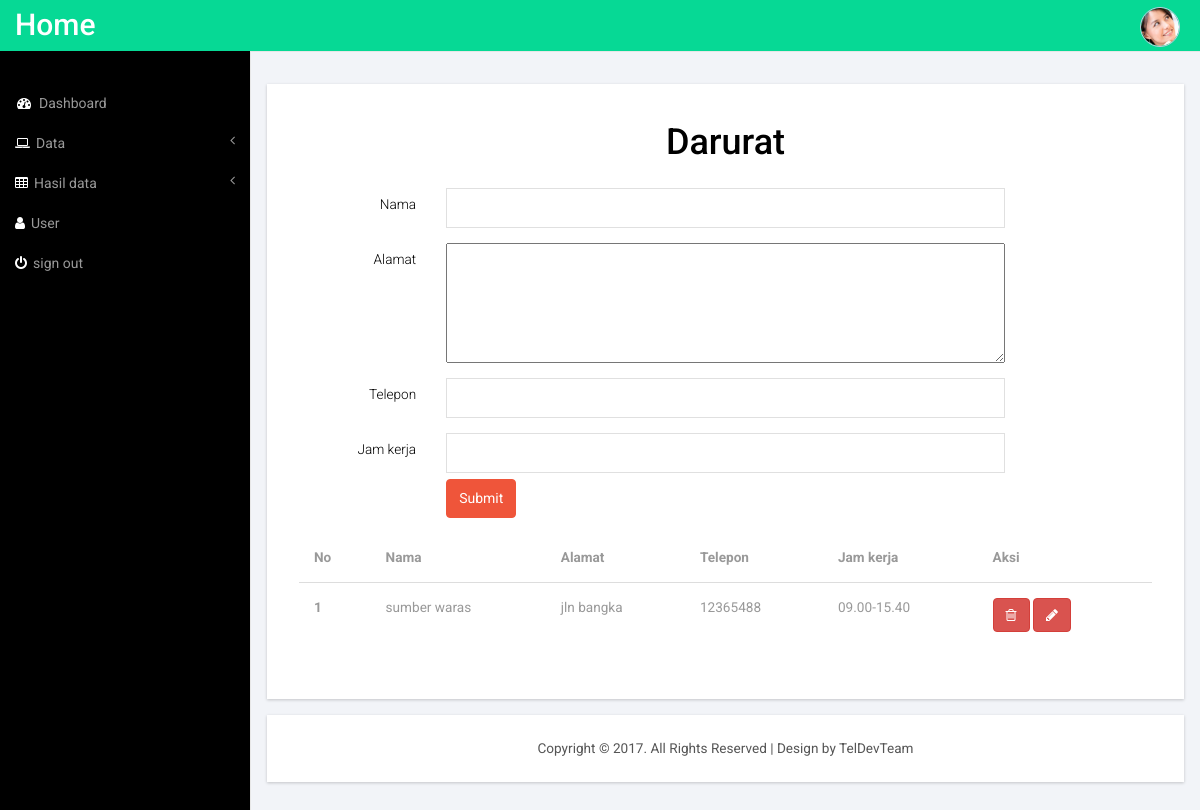
/index.php/admin/darurat, run on the app's committed database.
### tables this page shows
CREATE TABLE `darurat` (
  `id_dar` int(5) NOT NULL,
  `nm_dar` varchar(30) NOT NULL,
  `almt_dar` varchar(30) NOT NULL,
  `telp_dar` varchar(20) NOT NULL,
  `jam_kerja` varchar(20) NOT NULL
);

### application/controllers/Admin.php (called while the page is built, shortened)
<?php
class Admin extends CI_Controller{
	function __construct(){
		$this->load->model('doktermodel');
		$this->load->model('daruratmodel');
		$this->load->model('obatmodel');
		$this->load->model('tipsmodel');
		$this->load->model('quotemodel');
		$this->load->model('akunmodel');
		$this->load->helper('url');
	}
	function darurat(){
		$data['darurat'] = $this->daruratmodel->tampil_data()->result();
		$this->load->view('headeradmin.php');
		$this->load->view('darurat.php' , $data);
		$this->load->view('footeradmin.php');
	}
}
?>

### index.php (called while the page is built, shortened)
<?php
require_once BASEPATH.'core/CodeIgniter.php';

### application/models/daruratmodel.php (called while the page is built, shortened)
<?php
class daruratmodel extends CI_Model{
	function tampil_data(){
return $this->db->get('darurat');
}
}
?>

### application/views/darurat.php (the view, shortened to what this page needs)
<div id="page-wrapper">
        <div class="graphs">
	   <div class="content_bottom">
     <div class="col-md-12 span_3">
          <div class="bs-example1" data-example-id="contextual-table">
            <form class="form-horizontal" action="<?php echo base_url(). 'Admin/tambah_aksidarurat'; ?>" method="post">
              <div class="form-group">
                  <label for="focusedinput" class="col-sm-12 control-label"><center><h1>Darurat</h1></center></label>
                </div>
                <div class="form-group">
                  <label for="focusedinput" class="col-sm-2 control-label">Nama</label>
                  <div class="col-sm-8">
                    <input type="text" class="form-control1" name="nm_dar">
                  </div>
                </div>
                <div class="form-group">
                  <label for="focusedinput" class="col-sm-2 control-label">Alamat</label>
                  <div class="col-sm-8">
                    <textarea name="almt_dar" class="col-sm-12" cols="40" rows="5"></textarea>
                  </div>
                </div>
                <div class="form-group">
                  <label for="focusedinput" class="col-sm-2 control-label">Telepon</label>
                  <div class="col-sm-8">
                    <input type="text" class="form-control1" name="telp_dar">
                  </div>
                </div>
                <div class="form-group">
                      <label for="focusedinput" class="col-sm-2 control-label">Jam kerja</label>
                  <div class="col-sm-8">
                    <input type="text" class="form-control1" name="jam_kerja">
                  </div>
                  <br/>
                  <br/>
      <form>
      <div style="text-align: left;">
      <div class="col-sm-8 col-sm-offset-2">
        <button class="btn-success btn" value="tambahdarurat">Submit</button>
      </div>
   </div>
    </form></div>
              </form>
            <table class="table">
              <thead>
                <tr>
                  <th>No</th>
                  <th>Nama</th>
                  <th>Alamat</th>
                  <th>Telepon</th>
                  <th>Jam kerja</th>
                  <th>Aksi</th>
                </tr>
              </thead>
              <tbody>
                <?php
                $no = 1;
                foreach ($darurat as $u){
                  ?>
                <tr>
                  <th scope="row"><?php echo $no++ ?></th>
                  <td><?php echo $u->nm_dar ?></td>
                  <td><?php echo $u->almt_dar ?></td>
                  <td><?php echo $u->telp_dar ?></td>
                  <td><?php echo $u->jam_kerja ?></td>
                 <td><?php echo anchor('Admin/hapus_darurat/'.$u->id_dar,'<button type="button" class="btn btn-danger"><i class="fa fa-trash-o"></i></button>'); ?>&nbsp;<?php echo anchor('Admin/edit_darurat/'.$u->id_dar,'<button type="button" class="btn btn-danger"><i class="fa fa-pencil"></i></button>'); ?>
  &nbsp;</td>
                </tr>
                <?php } ?>
              </tbody>
            </table>
           </div>
       </div>
        </div>

### gudang/admin/css/style.css (style rules this page uses)
h4, h5, h6, h1, h2, h3 { margin-top: 0; }
html, body { font-family: 'Roboto', sans-serif; font-size: 100%; background:#000; overflow-x: hidden; }
body a { transition:0.5s all; -webkit-transition:0.5s all; -moz-transition:0.5s all; -o-transition:0.5s all; -ms-transition:0.5s all; }
.span_3 { padding:0; }
.content_bottom { margin-bottom:1em; }
.map_container, #chart, .span_6, .col_2, .weather_list, .cal1, .skills-info, .stats-info, .r3_counter_box, .activity_box, .bs-example1, .cloud, .copy { -ms-box-shadow: 0 1px 3px 0px rgba(0, 0, 0, 0.2); -o-box-shadow: 0 1px 3px 0px rgba(0, 0, 0, 0.2); -moz-box-shadow: 0 1px 3px 0px rgba(0, 0, 0, 0.2); -webkit-box-shadow: 0 1px 3px 0px rgba(0, 0, 0, 0.2); box-shadow: 0 1px 3px 0px rgba(0, 0, 0, 0.2); }
.graphs { padding: 2em 1em; background: #f2f4f8; font-family: 'Roboto', sans-serif; }
.form-control1, .form-control_2.input-sm { border: 1px solid #e0e0e0; padding: 5px 8px; color: #616161; background: #fff; box-shadow: none !important; width: 100%; font-size: 0.85em; font-weight: 300; height: 40px; border-radius: 0; -webkit-appearance: none; }
.table > thead > tr > th, .table > tbody > tr > th, .table > tfoot > tr > th, .table > thead > tr > td, .table > tbody > tr > td, .table > tfoot > tr > td { border-top: none !important; }
.form-horizontal .control-label { text-align: right; color: #000; font-weight: 300; font-size: 0.85em; }
.radio label, .checkbox label, label { font-size: 0.85em; font-weight:300; vertical-align: middle; }
.bs-example1 { background:#fff; padding:2em; }
.table > thead > tr > th, .table > tbody > tr > th, .table > tfoot > tr > th, .table > thead > tr > td, .table > tbody > tr > td, .table > tfoot > tr > td { font-size: 0.85em; color: #999; }
.table td, .table>tbody>tr>td, .table>tbody>tr>th, .table>tfoot>tr>td, .table>tfoot>tr>th, .table>thead>tr>td, .table>thead>tr>th { padding:15px !important; }
.table > thead > tr > th { border-bottom: 1px solid #ddd !important; }
.badge-success, .bg-green, .bootstrap-switch-success, .btn-success { border-color: #ef553a; background: #ef553a; padding:8.5px 12px; }

### gudang/admin/css/custom.css (style rules this page uses)
#page-wrapper { min-height: 568px; background-color: #fff; }
@media (min-width:768px) { #page-wrapper { position: inherit; margin: 0 0 0 250px; border-left: 1px solid #e7e7e7; } }

### data on the page
darurat: nm_dar "sumber waras", almt_dar "jln bangka", telp_dar "12365488", jam_kerja "09.00-15.40"
